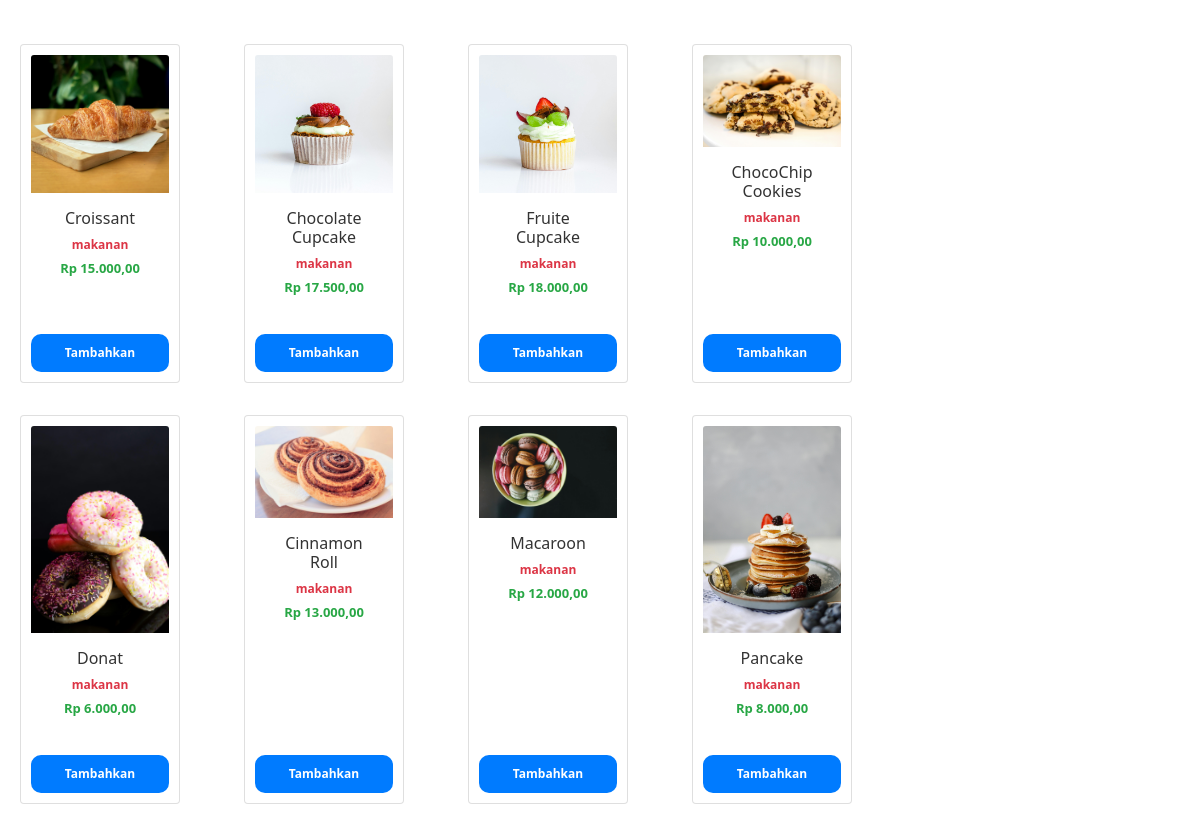
The page /tampil_makanan.php on the database its author committed.
### tables this page shows
CREATE TABLE `tbl_cafe` (
  `id_menu` int(100) NOT NULL,
  `nama_menu` varchar(255) NOT NULL,
  `kategori` varchar(255) NOT NULL,
  `harga` int(100) NOT NULL,
  `gambar` varchar(200) NOT NULL
);

### tampil_makanan.php (the view, shortened to what this page needs)
<!DOCTYPE html>
<html lang="en">
<head>
    <link rel="stylesheet" href="Assets/css/tampil.css">
    <link href="https://cdn.jsdelivr.net/npm/bootstrap@5.0.2/dist/css/bootstrap.min.css" rel="stylesheet">
</head>
<body>
<div class="card-container mt-4">
    <div class="row g-3">
        <?php
        include_once 'koneksi.php';
        $sql = "SELECT * FROM tbl_cafe WHERE kategori like '%Makanan'";
        $result = $conn->query($sql);
        if ($result->num_rows > 0) {
            while($row = $result->fetch_assoc()) {
                echo '<div class="col-md-3 col-sm-6 col-12 mb-3">';
                    echo '<div class="card h-100">';
                        echo '<img src="Assets/Menu/' . $row['gambar'] . '" class="card-img-top" alt="Gambar menu">';
                        echo '<div class="card-body">';
                            echo '<h5 class="card-title">' . $row['nama_menu'] . '</h5>';
                            $kategoriClass = ($row["kategori"] == 'makanan') ? 'kategori-makanan' : 'kategori-minuman';
                            echo '<p class="card-text ' . $kategoriClass . '"><strong>' . $row["kategori"] . '</strong></p>';
                            echo '<p class="card-text harga"><strong>Rp ' . number_format($row["harga"], 2, ',', '.') . '</strong></p>';
                        echo '</div>';
                        echo '<button class="btn-order mt-auto add-to-order" onclick="addToCart(\'' . htmlspecialchars($row["nama_menu"]) . '\', ' . $row["harga"] . ')"> Tambahkan </button>';
                    echo '</div>';
                echo '</div>';
            }
        } else {
            echo '<p class="text-center">No menu items found in this category.</p>';
        }
        ?>
    </div>
</div>
</body>
</html>

### Assets/css/tampil.css (style rules this page uses)
.card-container { border-radius: 5px; justify-content: space-between; padding: 10px; overflow-y: auto; max-width: 900px; }
.card { border: 1px solid #ddd; border-radius: 5px; overflow: hidden; transition: transform 0.3s ease, box-shadow 0.3s ease; width: 160px; margin: 10px; padding: 10px; }
.card-img-top { width: 100%; object-fit: cover; }
.card-body { padding: 15px; text-align: center; }
.card-title { font-size:16px; margin-bottom: 10px; color: #333; }
.card-text { font-size: 12px; color: #666; margin-bottom: 5px; }
.harga { font-size: 13px; color: #28a745; font-weight: bold; }
.kategori-makanan { color: #dc3545; }
.btn-order { background-color: #007bff; color: white; border: none; border-radius: 10px; align-content: center; width: 100%; padding: 10px; font-size: 12px; font-weight: bold; cursor: pointer; transition: background-color 0.3s ease; }

### rows shown on the page
tbl_cafe: gambar (picture), nama_menu "Croissant", kategori "makanan", harga "15.000,00"
tbl_cafe: gambar (picture), nama_menu "Chocolate Cupcake", kategori "makanan", harga "17.500,00"
tbl_cafe: gambar (picture), nama_menu "Fruite Cupcake", kategori "makanan", harga "18.000,00"
tbl_cafe: gambar (picture), nama_menu "ChocoChip Cookies", kategori "makanan", harga "10.000,00"
tbl_cafe: gambar (picture), nama_menu "Donat", kategori "makanan", harga "6.000,00"
tbl_cafe: gambar (picture), nama_menu "Cinnamon Roll", kategori "makanan", harga "13.000,00"
tbl_cafe: gambar (picture), nama_menu "Macaroon", kategori "makanan", harga "12.000,00"
tbl_cafe: gambar (picture), nama_menu "Pancake", kategori "makanan", harga "8.000,00"
